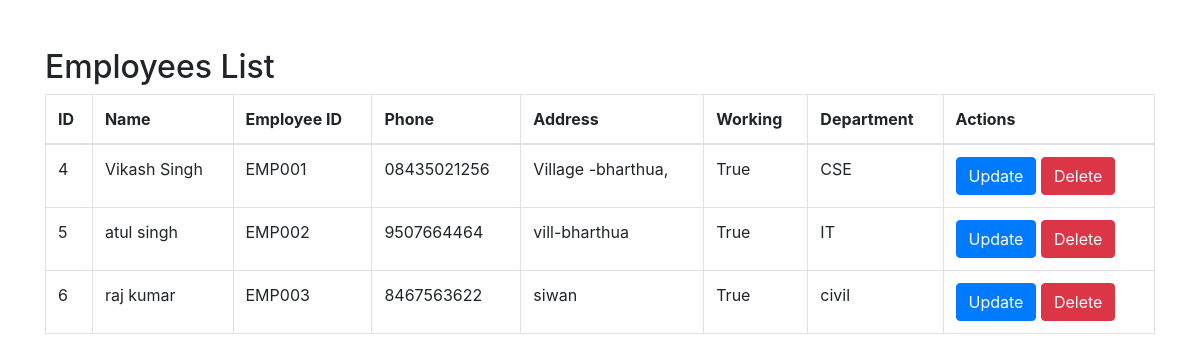
Page /view_employees/ on the earlier database version.
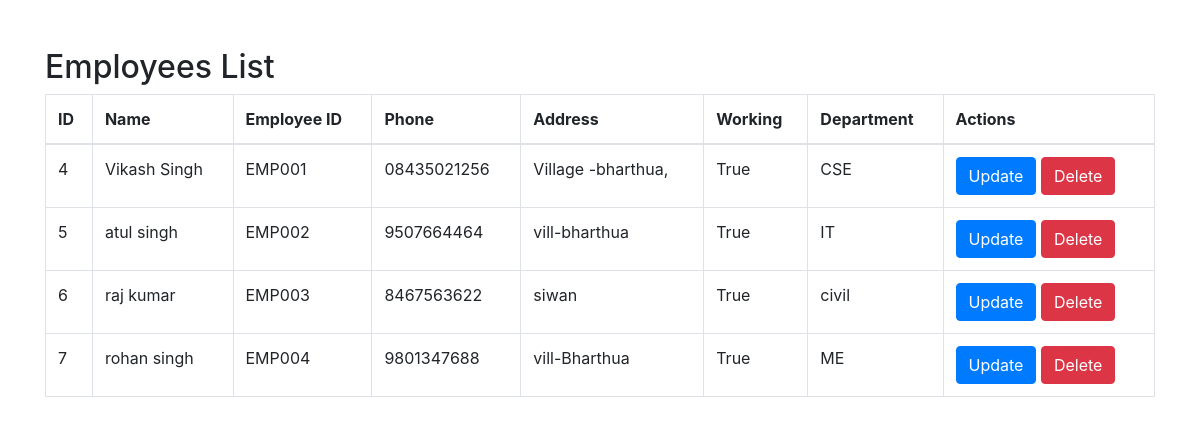
Same page on the later database version.
### myapp/models.py (models this page shows, shortened)
class Emp(models.Model):
    name=models.CharField(max_length=200)
    emp_id=models.CharField(max_length=100, default="EMP123")
    phone=models.CharField(max_length=12, default="0000000000")
    address=models.TextField(default="Unknown address")
    working=models.BooleanField(default=True)
    department=models.CharField(max_length=40, default="General")

### myapp/views.py (the view)
# urls.py: path('view_employees/', views.view_employees, name='view_employees'),
def view_employees(request):
    employees = Emp.objects.all()  # Get all employees from the database
    return render(request, 'view_employees.html', {'employees': employees})

### myapp/templates/view_employees.html (shortened to what this page needs)
<!DOCTYPE html>
<html lang="en">
<head>
    <link rel="stylesheet" href="https://stackpath.bootstrapcdn.com/bootstrap/4.5.2/css/bootstrap.min.css">
</head>
<body>
    <div class="container mt-5">
        <h2>Employees List</h2>
        <table class="table table-bordered">
            <thead>
                <tr>
                    <th>ID</th>
                    <th>Name</th>
                    <th>Employee ID</th>
                    <th>Phone</th>
                    <th>Address</th>
                    <th>Working</th>
                    <th>Department</th>
                    <th>Actions</th>
                </tr>
            </thead>
            <tbody>
                {% for employee in employees %}
                <tr>
                    <td>{{ employee.id }}</td>
                    <td>{{ employee.name }}</td>
                    <td>{{ employee.emp_id }}</td>
                    <td>{{ employee.phone }}</td>
                    <td>{{ employee.address }}</td>
                    <td>{{ employee.working }}</td>
                    <td>{{ employee.department }}</td>
                    <td>
                        <a href="{% url 'update_employee' employee.id %}" class="btn btn-primary">Update</a>
                        <a href="{% url 'delete_employee' employee.id %}" class="btn btn-danger">Delete</a>
                    </td>
                </tr>
                {% endfor %}
            </tbody>
        </table>
    </div>
</body>
</html>

Differences in the rows shown:
added Emp: id "7", name "rohan singh", emp_id "EMP004", phone "9801347688", address "vill-Bharthua", working "True", department "ME"
